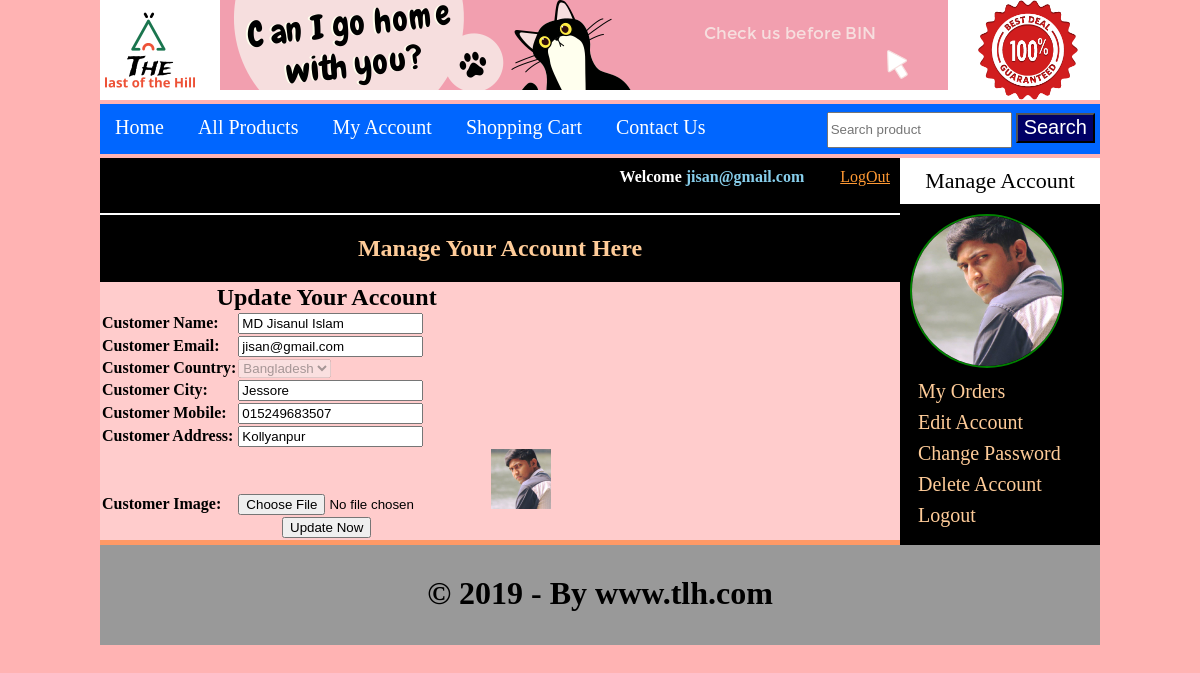
/customer/my_account.php?edit_account (signed in), run on the app's committed database.
### tables this page shows
CREATE TABLE `customers` (
  `customer_id` int(10) NOT NULL,
  `customer_name` varchar(100) NOT NULL,
  `customer_email` varchar(100) NOT NULL,
  `customer_pass` varchar(100) NOT NULL,
  `customer_country` text NOT NULL,
  `customer_city` text NOT NULL,
  `customer_contact` text NOT NULL,
  `customer_address` text NOT NULL,
  `cust_image` blob NOT NULL,
  `customer_ip` varchar(11) NOT NULL
);

### customer/edit_account.php (the view, shortened to what this page needs)
<?php
	include("includes/db.php");
	if (isset($_GET['edit_account'])) {
		$customer_email = $_SESSION['customer_email'];
		$get_customer = " select * from customers where customer_email= '$customer_email' ";
		$run_customer = mysqli_query($conn,$get_customer);
		$row = mysqli_fetch_array($run_customer);
		$name = $row['customer_name'];
		$email = $row['customer_email'];
		$country = $row['customer_country'];
		$city = $row['customer_city'];
		$contact = $row['customer_contact'];
		$address = $row['customer_address'];
		$image = $row['cust_image'];
	}
?>
<form action="" method="post" enctype="multipart/form-data">
	<table align="center" width="600">
		<table>
								<tr>
									<td colspan="8" align="center"><h2>Update Your Account</h2></td>
								</tr>
								<tr>
									<td><b>Customer Name:</b></td>
									<td><input type="text" name="c_name" value="<?php echo $name; ?>"></td>
								</tr>
								<tr>
									<td><b>Customer Email:</b></td>
									<td><input type="text" name="c_email" value="<?php echo $email; ?>"></td>
								</tr>
								<tr>
									<td><b>Customer Country:</b></td>
									<td>
										<select name="c_country" disabled>
											<option value="<?php echo $country; ?>"><?php echo $country; ?></option>
										</select>
									</td>
								</tr>
								<tr>
									<td><b>Customer City:</b></td>
									<td><input type="text" name="c_city" value="<?php echo $city; ?>"></td>
								</tr>
								<tr>
									<td><b>Customer Mobile:</b></td>
									<td><input type="text" name="c_contact" value="<?php echo $contact; ?>"></td>
								</tr>
								<tr>
									<td><b>Customer Address:</b></td>
									<td><input type="text" name="c_address" value="<?php echo $address; ?>"></td>
								</tr>
								<tr>
									<td><b>Customer Image:</b></td>
									<td><input type="file" name="c_image" size="60"><img src="customer_image/<?php echo $image; ?>" width="60" height = "60"></td>
								</tr>
								<tr>
									<td colspan="8" align="center">
										<input type="submit" name="update" value="Update Now">
									</td>
								</tr>
	</table>
</form>

### customer/my_account.php (shortened to what this page needs)
<?php
	include("includes/db.php");
?>
<!DOCTYPE html>
<html>
<head>
	<link rel="stylesheet" type="text/css" href="style.css" media="all">
</head>
<body>
	<div class="main_wrapper">
		<div class="header_wrapper">
			<a href="../index.php"><img src="../images/logo.png" style="float: left; height: 100px;width: 100px;margin-right: 20px;"></a>
			<img src="../images/title.png" style="float: left;margin-right: 30px;">
			<img src="../images/d.png" style="float: left;height: 100px;width: 100px;border-radius: 50%;margin-right: 20px;">
		</div>
		<div id="navBar">
			<ul id="menu">
				<li><a href="../index.php">Home</a></li>
				<li><a href="../all_products.php">All Products</a></li>
				<li><a href="my_account.php">My Account</a></li>
				<li><a href="../cart.php">Shopping Cart</a></li>
				<li><a href="../contact.php">Contact Us</a></li>
			</ul>
			<div id="form">
				<form method="get" action="result.php" enctype="multipart/form-data">
					<input type="text" name="user_query" placeholder="Search product" required="">
					<input type="submit" name="search" value="Search">
				</form>
			</div>
		</div>
		<div class="content_wrapper">
			<div id="left_sidebar">
				<div id="sidebar_title">Manage Account</div>
				<ul id="cats">
					<?php
						if(isset($_SESSION['customer_email'])) {
						$user_session = $_SESSION['customer_email'];
						$get_customer_pic = " select * from customers where customer_email='$user_session' ";
						$run_customer = mysqli_query($conn,$get_customer_pic);
						$row_customer = mysqli_fetch_array($run_customer);
						$customer_pic = $row_customer['cust_image'];
						echo " <img src='customer_image/$customer_pic' width='150' height='150'  >";
					}
					?>
					<li><a href="my_account.php?my_orders">My Orders</a></li>
					<li><a href="my_account.php?edit_account">Edit Account</a></li>
					<li><a href="my_account.php?change_pass">Change Password</a></li>
					<li><a href="my_account.php?delete_account">Delete Account</a></li>
					<li><a href="logout.php">Logout</a></li>
				</ul>
			</div>
			<div id="right_content">
				<div id="headline">
					<div id="headline_content">
						<?php
							if(isset($_SESSION['customer_email'])) {
								echo "<b>Welcome "."<span style='color:skyblue'>".$_SESSION['customer_email']."</span>". "</b>";
							}
						?>
						<?php
						if(!isset($_SESSION['customer_email'])){
							echo "<a href='../checkout.php' style='color: #f93;'>Login</a>";
						}
						else{
							echo "<a href='logout.php' style='color: #f93;'>LogOut</a>";
						}
						?>
					</div>
				</div>
				<div id="acc_msg">
					<h2 style="background: #000; color: #fc9; padding: 20px; text-align: center;border-top: 2px solid white;">Manage Your Account Here</h2>
					<?php getDefault();
						if (isset($_GET['edit_account'])) {
							include("edit_account.php");
						}
					?>
				</div>
			</div>
		<div class="footer">
			<h1 style="color: #000;padding-top: 30px;text-align: center;">&copy; 2019 - By www.tlh.com</h1>
		</div>
	</div>
</body>
</html>

### customer/style.css (style rules this page uses)
html, body, div, span, applet, object, iframe, h1, h2, h3, h4, h5, h6, p, blockquote, pre, a, abbr, acronym, address, big, cite, code, del, dfn, em, img, ins, kbd, q, s, samp, small, strike, strong, sub, sup, tt, var, b, u, i, center, dl, dt, dd, ol, ul, li, fieldset, form, label, legend, table, caption, tbody, tfoot, thead, tr, th, td, article, aside, canvas, details, embed, figure, figcaption, footer, header, hgroup, menu, nav, output, ruby, section, summary, time, mark, audio, video { margin: 0; padding: 0; border: 0; vertical-align: baseline; }
body { background-color: #ffb3b3; }
.main_wrapper { width: 1000px height:auto; text-align: center; }
.header_wrapper { width: 1000px; height: 100px; background-color: white; display: inline-block; }
#navBar { width: 1000px; height: 50px; background-color: #0066ff; color: #FFF; display: inline-block; }
#menu { padding: 0; line-height: 36px; margin-top: 5px; float: left; }
#menu li { list-style: none; display: inline; }
#menu a { color: white; text-decoration: none; font-size: 20px; margin: 5px; padding: 10px; border-radius: 5px; }
#form { float: right; line-height: 50px; padding-right: 5px; }
#form input[type=submit] { background-color: #000066; color: white; height: 30px; font-size: 20px; }
#form input[type=text] { height: 30px; }
.content_wrapper { width: 1000px; height: auto; display: inline-block; background-color: #f96; }
#right_content { width: 800px; height: auto; background-color: #FCC; float: left; }
#left_sidebar { width: 200px; height: auto; background-color: #000; float: right; }
.footer { width: 1000px; height: 100px; background-color: #999; color:#fff; clear: both; display: inline-block; }
#sidebar_title { background: white; color: black; padding: 10px; font-size: 22px; font-family: "Palatino Linotype","Book Antiqua",Palatino,serif; }
#cats { text-align: left; padding: 10px; }
#cats li { list-style: none; margin: 8px; }
#cats a { color:#Fc9; font-size: 20px; text-decoration: none; }
#cats img { border-radius: 50%; border: 2px solid green; }
#headline { background-color: black; color: white; height: 35px; width: 780px; padding: 10px; }
#headline_content { float: right; }
#acc_msg { text-align: left; }

### data on the page
customers: cust_image (picture), c_name "MD Jisanul Islam", c_email "jisan@gmail.com", c_country "Bangladesh", c_city "Jessore", c_contact "015249683507", c_address "Kollyanpur"

### other printed values
$_SESSION['customer_email'] "jisan@gmail.com"
